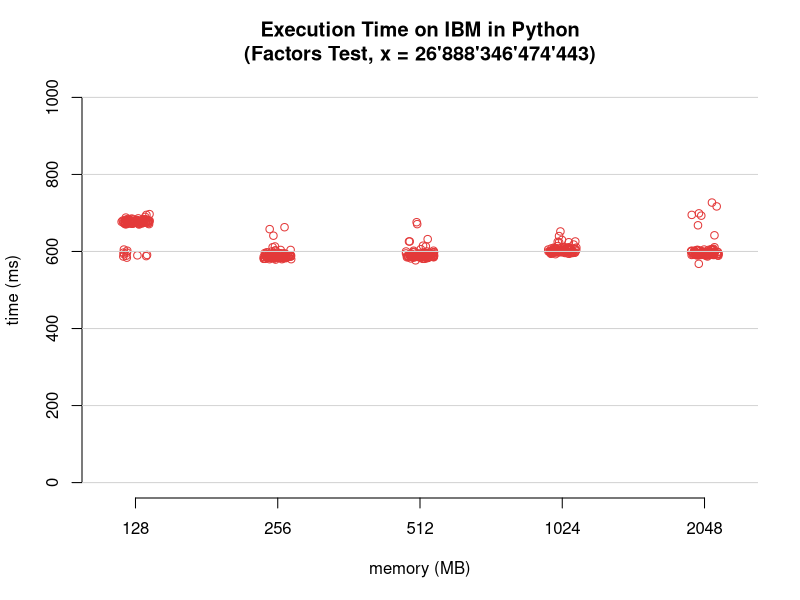

Write R code to recreate this figure.
input <- read.csv("raw_general_ibm_python_data.csv",header=T,sep=",")
png(file = "scatterplot_general_ibm_python.png", width=1000, height=1000, units="px", pointsize=24)
stripchart(input$measured_ms ~ input$memory_mb, pch = 21, frame = FALSE, vertical = TRUE, method = "jitter", main = "Execution Time on IBM in Python\n(Factors Test, x = 26'888'346'474'443)", xlab = "memory (MB)", ylab = "time (ms)", ylim = c(0, 1000), col = c("#E33939", "#E33939", "#E33939", "#E33939", "#E33939"))
grid (NULL,NULL,nx=0,col = "lightgray")
